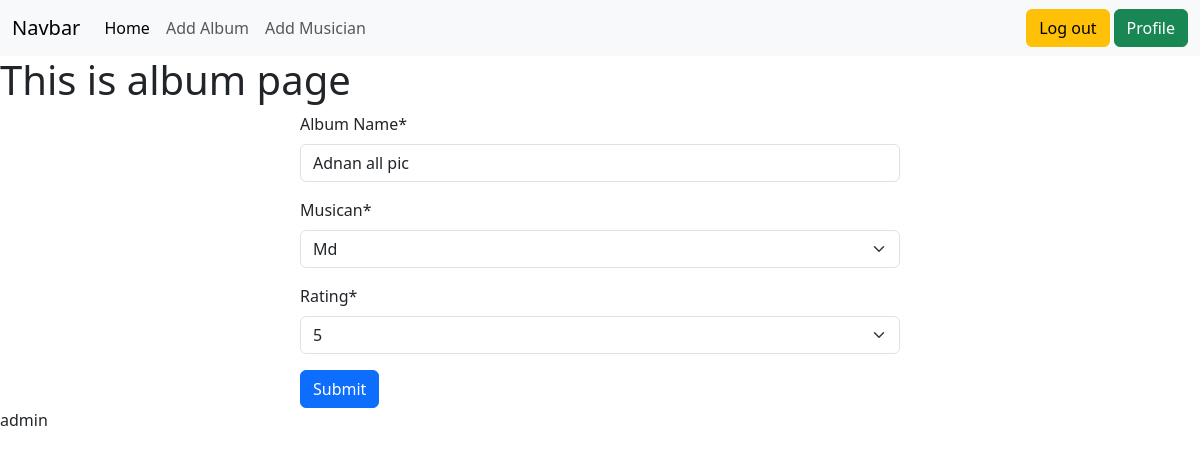
/edit/26 (signed in), run on the app's committed database.
### album_app/models.py (models this page shows)
class Album(models.Model):
    Album_Name = models.CharField(max_length=200)
    Musican = models.ForeignKey(musican,on_delete=models.CASCADE)
    Album_Realese_Date = models.DateField(auto_now_add=True)
    rat = [('One','1'),('Two','2'),('Three','3'),('Four','4'),('Five','5')]
    Rating = models.CharField(
        max_length = 5,
        choices = rat,
        default = '1'
        )
    def __str__(self):
        return self.Album_Name

### album_app/views.py (the view)
# urls.py: path("edit/<int:id>",views.edit_album,name='edit_page'),
@login_required
def edit_album(request,id):
    data = models.Album.objects.get(pk=id)
    print(data)
    form = album_form(instance=data)
    if request.method == 'POST':
        form = album_form(request.POST,instance=data)
        if form.is_valid():
            form.save()
            return redirect('album_page')
    return render(request,'album.html',{"form":form})

### album_app/forms.py
class album_form(forms.ModelForm):
    class Meta:
        model = Album
        fields = "__all__"

### musican_app/models.py (called while the page is built)
    def __str__(self):
        return self.First_Name

### album_app/templates/album.html (shortened to what this page needs)
{% extends "base.html" %}
{% block content %}
<h1>This is album page</h1>
<div style='width: 50%; margin:auto;'>
    {% load crispy_forms_tags %}
    <form method = 'POST'>
        {{form|crispy}}
        <button type='Submit' class='btn btn-primary'>Submit</button>
    </form>
</div>
{% endblock content %}

### templates/base.html (shortened to what this page needs)
<!DOCTYPE html>
<html lang="en">
  <head>
    <link
      href="https://cdn.jsdelivr.net/npm/bootstrap@5.3.3/dist/css/bootstrap.min.css"
      rel="stylesheet"
    />
  </head>
  <body>
    <nav class="navbar navbar-expand-lg bg-body-tertiary">
      <div class="container-fluid">
        <a class="navbar-brand" href="#">Navbar</a>
        <div class="collapse navbar-collapse" id="navbarNav">
          <ul class="navbar-nav">
            <li class="nav-item">
              <a
                class="nav-link active"
                aria-current="page"
                href="{% url 'album_page' %}"
                >Home</a
              >
            </li>
            {% if request.user.is_authenticated %}
            <li class="nav-item">
              <a class="nav-link" href="{% url 'album_form' %}">Add Album </a>
            </li>
            <li class="nav-item">
              <a class="nav-link" href="{% url 'form_musician'  %}">Add Musician</a>
            </li>
            {% endif %}
          </ul>
        </div>
        <form class="form-inline my-2 my-lg-0 d-flex gap-1">
          {% if request.user.is_authenticated %}
          <a href="{% url 'log_out' %}" class="btn btn-warning">Log out</a>
          <a href="{% url 'album_page' %}" class="btn btn-success">Profile</a>
          {% else %}
          <a href="{% url 'register' %}" class="btn btn-warning">Sign up</a>
          <a href="{% url 'log_in' %}" class="btn btn-success">Log in</a>
          {% endif %}
        </form>
      </div>
    </nav>
    {% block content %} {% endblock content %} {{request.user}}
  </body>
</html>

### data on the page
Album: Album_Name "Adnan all pic", Musican "Md", Rating "5"

### other printed values
{{ request.user }} "admin"
